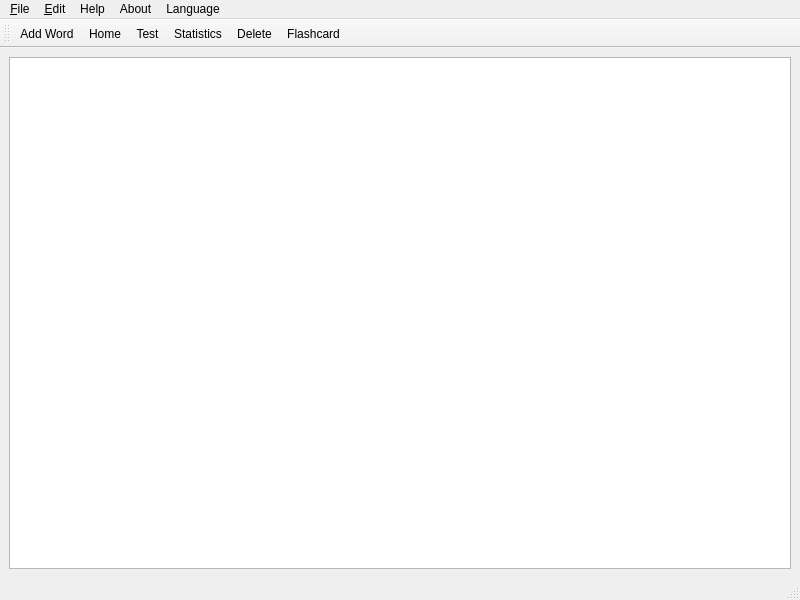
<?xml version="1.0" encoding="UTF-8"?>
<ui version="4.0">
 <class>MainWindow</class>
 <widget class="QMainWindow" name="MainWindow">
  <property name="geometry">
   <rect>
    <x>0</x>
    <y>0</y>
    <width>800</width>
    <height>600</height>
   </rect>
  </property>
  <property name="windowTitle">
   <string>Memorize</string>
  </property>
  <widget class="QWidget" name="centralwidget">
   <layout class="QVBoxLayout" name="verticalLayout">
    <item>
     <widget class="QTableView" name="WordList"/>
    </item>
   </layout>
  </widget>
  <widget class="QMenuBar" name="menubar">
   <property name="geometry">
    <rect>
     <x>0</x>
     <y>0</y>
     <width>800</width>
     <height>21</height>
    </rect>
   </property>
   <widget class="QMenu" name="menuFile">
    <property name="title">
     <string>&amp;File</string>
    </property>
    <addaction name="actionOpen"/>
    <addaction name="actionExit"/>
   </widget>
   <widget class="QMenu" name="menuEdit">
    <property name="title">
     <string>&amp;Edit</string>
    </property>
    <addaction name="actionAdd_Word"/>
   </widget>
   <widget class="QMenu" name="menuHelp">
    <property name="title">
     <string>Help</string>
    </property>
    <addaction name="actiontutorial"/>
    <addaction name="actionMore_Resources"/>
   </widget>
   <widget class="QMenu" name="menuAbout">
    <property name="title">
     <string>About</string>
    </property>
    <addaction name="actionAbout"/>
    <addaction name="separator"/>
    <addaction name="actionTheUserWW"/>
   </widget>
   <widget class="QMenu" name="menuLanguage">
    <property name="title">
     <string>Language</string>
    </property>
    <addaction name="actionSChinese"/>
    <addaction name="actionEnglish"/>
    <addaction name="actionFrench"/>
    <addaction name="actionSpanish"/>
    <addaction name="actionRussian"/>
    <addaction name="actionArabic"/>
   </widget>
   <addaction name="menuFile"/>
   <addaction name="menuEdit"/>
   <addaction name="menuHelp"/>
   <addaction name="menuAbout"/>
   <addaction name="menuLanguage"/>
  </widget>
  <widget class="QToolBar" name="toolBar">
   <property name="windowTitle">
    <string>toolBar</string>
   </property>
   <attribute name="toolBarArea">
    <enum>TopToolBarArea</enum>
   </attribute>
   <attribute name="toolBarBreak">
    <bool>false</bool>
   </attribute>
   <addaction name="actionAdd_Word"/>
   <addaction name="actionHome"/>
   <addaction name="actionTest"/>
   <addaction name="actionStatistics"/>
   <addaction name="actionDelete"/>
   <addaction name="actionFlashcard"/>
  </widget>
  <widget class="QStatusBar" name="statusbar"/>
  <action name="actionNew">
   <property name="text">
    <string>&amp;New</string>
   </property>
   <property name="shortcut">
    <string>Ctrl+N</string>
   </property>
  </action>
  <action name="actionOpen">
   <property name="text">
    <string>&amp;Open</string>
   </property>
   <property name="shortcut">
    <string>Ctrl+O</string>
   </property>
  </action>
  <action name="actionExit">
   <property name="text">
    <string>E&amp;xit</string>
   </property>
   <property name="shortcut">
    <string>Ctrl+Q</string>
   </property>
  </action>
  <action name="actionAdd_Word">
   <property name="text">
    <string>&amp;Add Word</string>
   </property>
  </action>
  <action name="actionTest">
   <property name="text">
    <string>&amp;Test</string>
   </property>
   <property name="shortcut">
    <string>Ctrl+T</string>
   </property>
  </action>
  <action name="actionHome">
   <property name="text">
    <string>&amp;Home</string>
   </property>
   <property name="shortcut">
    <string>Ctrl+H</string>
   </property>
  </action>
  <action name="actionStatistics">
   <property name="text">
    <string>&amp;Statistics</string>
   </property>
   <property name="shortcut">
    <string>Ctrl+S</string>
   </property>
  </action>
  <action name="actionDelete">
   <property name="text">
    <string>&amp;Delete</string>
   </property>
   <property name="shortcut">
    <string>Ctrl+D</string>
   </property>
  </action>
  <action name="actionFlashcard">
   <property name="text">
    <string>&amp;Flashcard</string>
   </property>
  </action>
  <action name="actionAbout">
   <property name="text">
    <string>&amp;About</string>
   </property>
  </action>
  <action name="actionTheUserWW">
   <property name="text">
    <string>TheUserWW</string>
   </property>
  </action>
  <action name="actiontutorial">
   <property name="text">
    <string>Tutorial</string>
   </property>
  </action>
  <action name="actionSChinese">
   <property name="text">
    <string>简体中文</string>
   </property>
  </action>
  <action name="actionEnglish">
   <property name="text">
    <string>English</string>
   </property>
  </action>
  <action name="actionmale_voice">
   <property name="text">
    <string>male voice</string>
   </property>
  </action>
  <action name="actionfemale_voice">
   <property name="text">
    <string>female voice</string>
   </property>
  </action>
  <action name="actionEnglish_2">
   <property name="text">
    <string>Default</string>
   </property>
  </action>
  <action name="actionEnglish_3">
   <property name="text">
    <string>Chinese</string>
   </property>
  </action>
  <action name="actionEnglish_4">
   <property name="text">
    <string>English</string>
   </property>
  </action>
  <action name="actionTChinese">
   <property name="text">
    <string>繁體中文</string>
   </property>
  </action>
  <action name="actionArabic">
   <property name="text">
    <string>العربية</string>
   </property>
  </action>
  <action name="actionFrench">
   <property name="text">
    <string>Français</string>
   </property>
  </action>
  <action name="actionTibetan">
   <property name="text">
    <string>བོད་སྐད་</string>
   </property>
  </action>
  <action name="actionUyghur">
   <property name="text">
    <string>ئۇيغۇرچە</string>
   </property>
  </action>
  <action name="actionKazakh">
   <property name="text">
    <string>Қазақша</string>
   </property>
  </action>
  <action name="actionSyriac">
   <property name="text">
    <string>ܣܘܪܝܝܐ</string>
   </property>
  </action>
  <action name="actionSpanish">
   <property name="text">
    <string>Español</string>
   </property>
  </action>
  <action name="actionRussian">
   <property name="text">
    <string>Русский</string>
   </property>
  </action>
  <action name="actionMore_Resources">
   <property name="text">
    <string>More Resources</string>
   </property>
  </action>
 </widget>
 <resources/>
 <connections/>
</ui>
